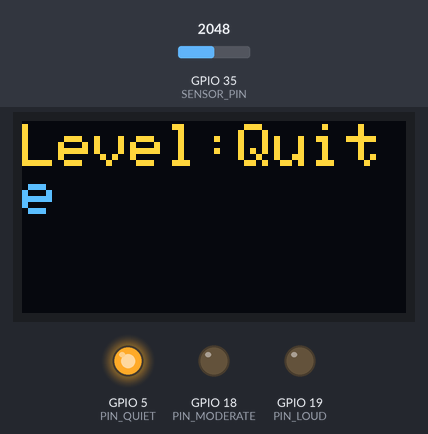
Bench run of a program on a simulated ESP32. Shown: 128×64 one-colour display, output pins drawn as LEDs (lit = HIGH). Inputs (shaded band) come from the test bench; at power-on: GPIO 35 (SENSOR_PIN) = 2048. The OLED is the two-colour kind (top 16 rows yellow); what the program prints to the serial monitor is not drawn.

Above: at 0.2 s.
Timing chart, 0 to 1.7 s (numbered marks = the images above):
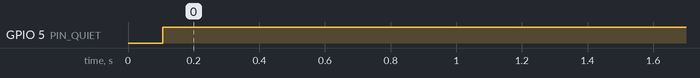

The program:

main.cpp
```cpp
#include <Adafruit_GFX.h>
#include <Adafruit_SSD1306.h>
#define  SCREEN_WIDTH 128 // ширина OLED дисплея, в пикселях
#define  SCREEN_HEIGHT 64 // высота OLED дисплея, в пикселях
#define  OLED_RESET -1 // контакт сброса # (or -1 if sharing Arduino reset pin)

Adafruit_SSD1306 display(SCREEN_WIDTH, SCREEN_HEIGHT, &Wire, OLED_RESET);
const int sampleWindow = 50;
unsigned int sample;

#define SENSOR_PIN 35
#define PIN_QUIET 5
#define PIN_MODERATE 18
#define PIN_LOUD 19

void setup(){
  pinMode(SENSOR_PIN, INPUT);
  pinMode(PIN_QUIET, OUTPUT);
  pinMode(PIN_MODERATE, OUTPUT);
  pinMode(PIN_LOUD, OUTPUT);
  digitalWrite(PIN_QUIET, LOW);
  digitalWrite(PIN_MODERATE, LOW);
  digitalWrite(PIN_LOUD, LOW);
  Serial.begin(115200);

  if (!display.begin(SSD1306_SWITCHCAPVCC, 0x3C)) {
    Serial.println(F("SSD1306 allocation failed"));
    for (;;);
 }
  display.clearDisplay();
  display.setTextSize(2);
  display.setTextColor(WHITE);
  display.display();
}

void loop()
{
  unsigned long startMillis = millis();
  float peakToPeak = 0;
  unsigned int signalMax = 0;
  unsigned int signalMin = 1024;

  // collect data for 50 mS
  while (millis() - startMillis < sampleWindow)
  {
    sample = analogRead(SENSOR_PIN);
    if (sample < 1024)
      if (sample > signalMax)
        signalMax = sample;
      else if (sample < signalMin)
        signalMin = sample;
  }

  peakToPeak = signalMax - signalMin;
  // масштабирует peakToPeak. peakToPeak находится в диапазоне 0-900. А функция возвращает отображённое значение из диапазона 49-90
  int db = map(peakToPeak, 0, 900, 49, 90);

  Serial.print("\t");
  Serial.println(db);

  digitalWrite(PIN_QUIET, LOW);
  digitalWrite(PIN_MODERATE, LOW);
  digitalWrite(PIN_LOUD, LOW);

  display.clearDisplay();
  display.setCursor(0, 1);

  if (db <= 55)
  {
    display.print("Level:Quite");
    digitalWrite(PIN_QUIET, HIGH);
  }
  else if (db > 60 && db < 85)
  {
    display.print("Level:Moderate");
    digitalWrite(PIN_MODERATE, HIGH);
    }
  else if (db >= 85 && db <= 90)
  {
    display.print("Level:High");
    digitalWrite(PIN_LOUD, HIGH);
  }
  else
  {
    display.setCursor(0, 0);
    display.print("Loudness: ");
    display.print(db);
    display.print("dB");
  }

  display.display();
  delay(200);
}
```

Measured:
- by itself, GPIO 5 (PIN_QUIET): LOW → HIGH at 0.11 s
